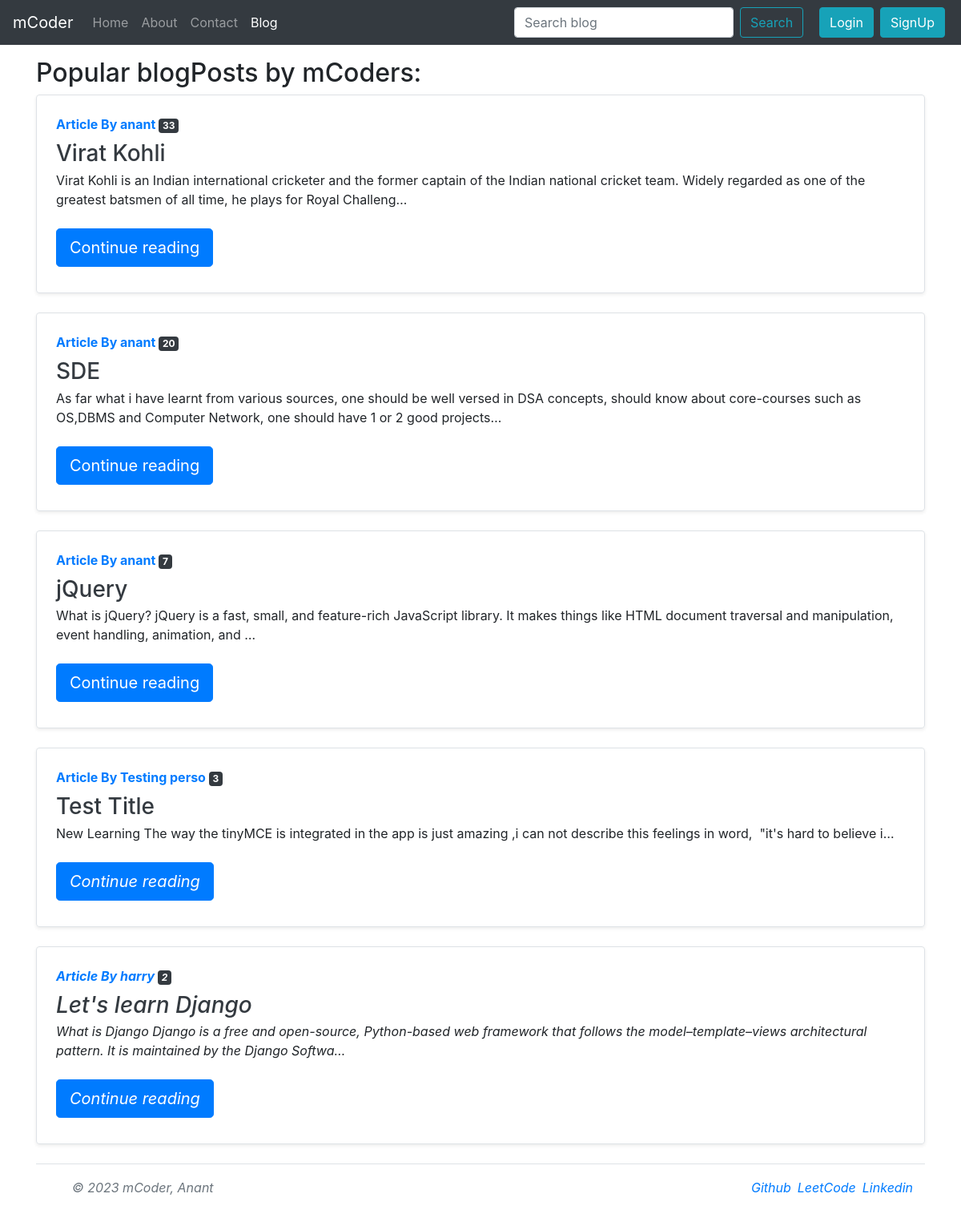
/blog/, run on an earlier commit of the app's database.
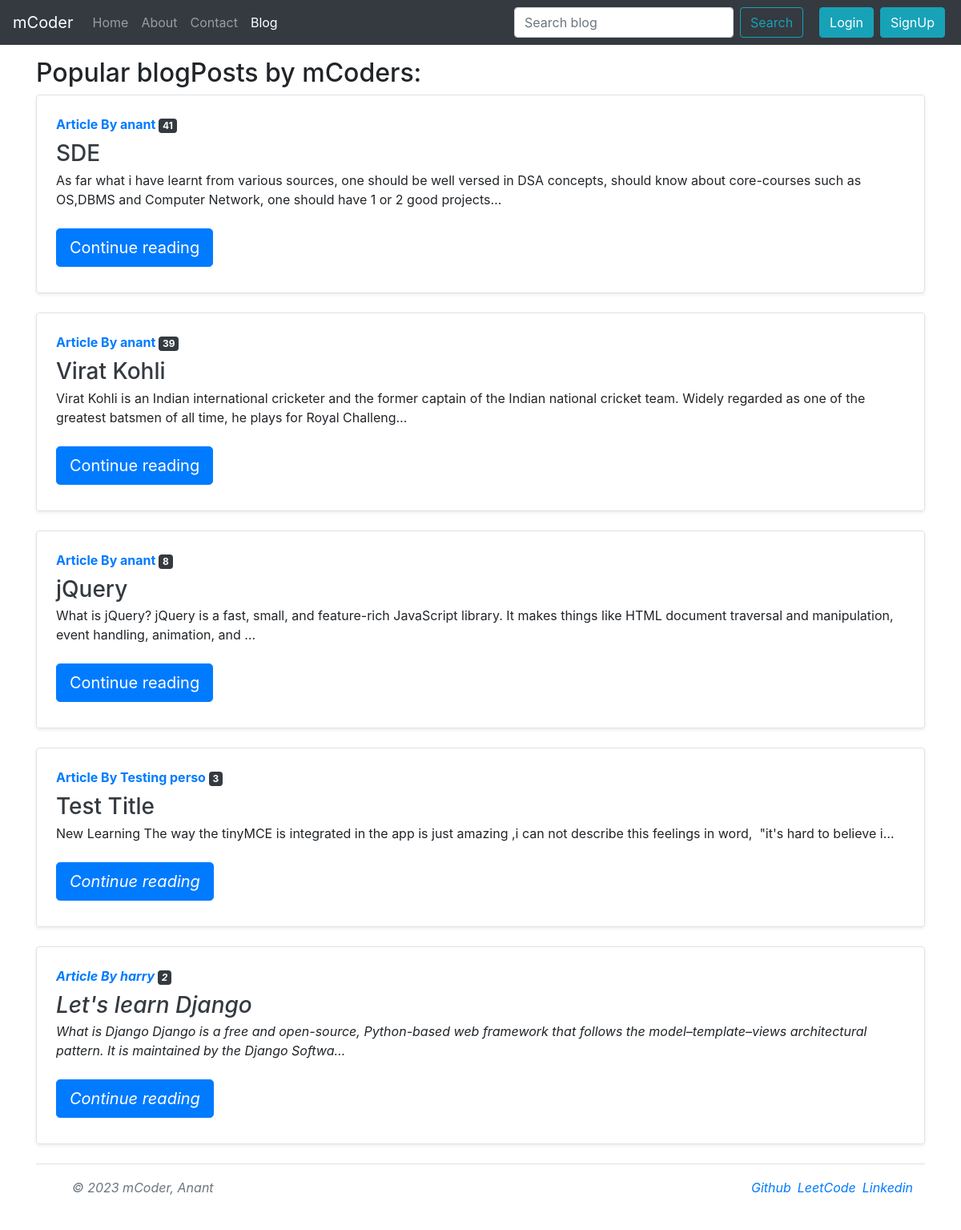
And on a later commit of the database.
### blog/models.py (models this page shows, shortened)
class Post(models.Model):
    sno = models.AutoField(primary_key=True)
    title = models.CharField(max_length=80)
    author = models.CharField(max_length=50)
    content = models.TextField()
    views = models.IntegerField(default=0)
    img = models.CharField(max_length=500)
    slug = models.CharField(max_length=130)
    timestamp = models.DateTimeField(blank=True)

### blog/views.py (the view)
# urls.py: path('', views.blogHome , name='blogHome'),
def blogHome(request):
    blogs = Post.objects.all().order_by('-views')[:50]
    context = {'blogs':blogs}
    return render(request,'blog/blogHome.html',context)

### templates/blog/blogHome.html (shortened to what this page needs)
{% extends "base.html" %}
{% block blogActive %}active{% endblock blogActive %}
{% block body %}
<div class= "container my-3">
  <h2>Popular blogPosts by mCoders: </h2>
      {% for post in blogs  %}
      <div class="row no-gutters border rounded overflow-hidden flex-md-row mb-4 shadow-sm h-md-250 position-relative">
        <div class="col p-4 d-flex flex-column position-static">
          <strong class="d-inline-block mb-2 text-primary"> Article By {{post.author}}  <span class="badge badge-dark"> {{post.views}}</span> </strong>
          <h3 class="mb-1"> <a  class="text-dark" href="/blog/{{post.slug}}" > {{post.title}} </a> </h3>
          <p class="card-text mb-auto"><div class="preview">{{post.content|safe | truncatechars:200}} </div></p>
          <div>
            <a class="btn btn-lg btn-primary my-2" role='submit' href="/blog/{{post.slug}}">Continue reading</a>
          </div>
        </div>
      </div>
      {% endfor %}
</div>
{% endblock body %}

What changed in the data, as far as the page shows it:
changed Post "SDE": views "20" → "41"; moves up the list
changed Post "Virat Kohli": views "33" → "39"
changed Post "jQuery": views "7" → "8"
